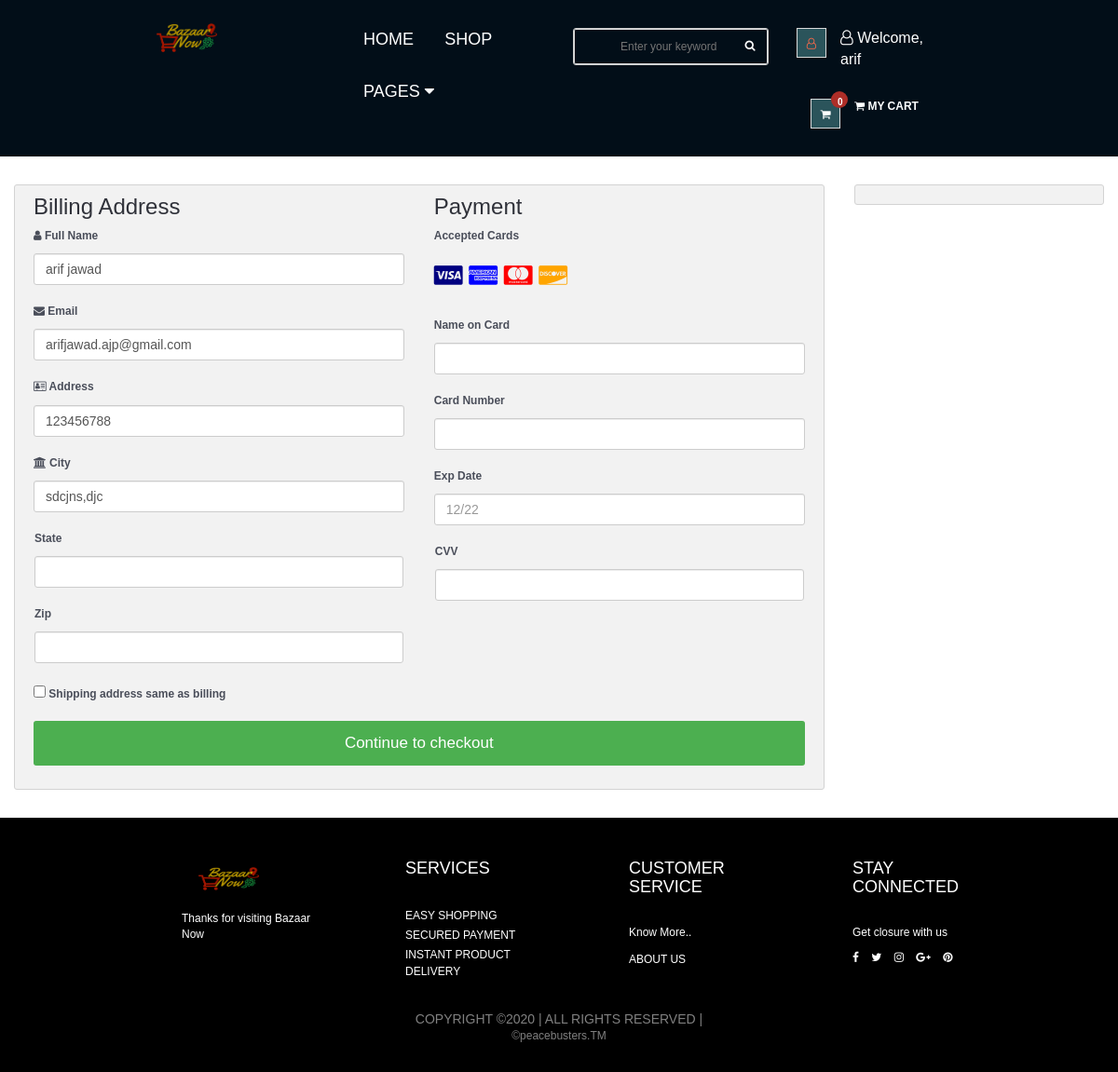
The page /checkout.php (signed in) on the database its author committed.
### tables this page shows
CREATE TABLE `user_info` (
  `user_id` int(10) NOT NULL,
  `first_name` varchar(100) NOT NULL,
  `last_name` varchar(100) NOT NULL,
  `email` varchar(300) NOT NULL,
  `password` varchar(300) NOT NULL,
  `mobile` varchar(10) NOT NULL,
  `address1` varchar(300) NOT NULL,
  `address2` varchar(11) NOT NULL,
  `user_img` varchar(100) NOT NULL
);

### checkout.php (the view, shortened to what this page needs)
<?php
include "db.php";
include "header.php";
?>
<section class="section">
	<div class="container-fluid">
		<div class="row-checkout">
		<?php
		if(isset($_SESSION["uid"])){
			$sql = "SELECT * FROM user_info WHERE user_id='$_SESSION[uid]'";
			$query = mysqli_query($con,$sql);
			$row=mysqli_fetch_array($query);
		echo'
			<div class="col-75">
				<div class="container-checkout">
				<form id="checkout_form" action="checkout_process.php" method="POST" class="was-validated">
					<div class="row-checkout">
					<div class="col-50">
						<h3>Billing Address</h3>
						<label for="fname"><i class="fa fa-user" ></i> Full Name</label>
						<input type="text" id="fname" class="form-control" name="firstname" pattern="^[a-zA-Z ]+$"  value="'.$row["first_name"].' '.$row["last_name"].'">
						<label for="email"><i class="fa fa-envelope"></i> Email</label>
						<input type="text" id="email" name="email" class="form-control" pattern="^[_a-z0-9-]+(\.[_a-z0-9-]+)*@[a-z0-9]+(\.[a-z]{2,4})$" value="'.$row["email"].'" required>
						<label for="adr"><i class="fa fa-address-card-o"></i> Address</label>
						<input type="text" id="adr" name="address" class="form-control" value="'.$row["address1"].'" required>
						<label for="city"><i class="fa fa-institution"></i> City</label>
						<input type="text" id="city" name="city" class="form-control" value="'.$row["address2"].'" pattern="^[a-zA-Z ]+$" required>
						<div class="row">
						<div class="col-50">
							<label for="state">State</label>
							<input type="text" id="state" name="state" class="form-control" pattern="^[a-zA-Z ]+$" required>
						</div>
						<div class="col-50">
							<label for="zip">Zip</label>
							<input type="text" id="zip" name="zip" class="form-control" pattern="^[0-9]{6}(?:-[0-9]{4})?$" required>
						</div>
						</div>
					</div>
					<div class="col-50">
						<h3>Payment</h3>
						<label for="fname">Accepted Cards</label>
						<div class="icon-container">
						<i class="fa fa-cc-visa" style="color:navy;"></i>
						<i class="fa fa-cc-amex" style="color:blue;"></i>
						<i class="fa fa-cc-mastercard" style="color:red;"></i>
						<i class="fa fa-cc-discover" style="color:orange;"></i>
						</div>
						<label for="cname">Name on Card</label>
						<input type="text" id="cname" name="cardname" class="form-control" pattern="^[a-zA-Z ]+$" required>
						<div class="form-group" id="card-number-field">
                        <label for="cardNumber">Card Number</label>
                        <input type="text" class="form-control" id="cardNumber" name="cardNumber" required>
                    </div>
						<label for="expdate">Exp Date</label>
						<input type="text" id="expdate" name="expdate" class="form-control" pattern="^((0[1-9])|(1[0-2]))\/(\d{2})$" placeholder="12/22"required>
						<div class="row">
						<div class="col-50">
							<div class="form-group CVV">
								<label for="cvv">CVV</label>
								<input type="text" class="form-control" name="cvv" id="cvv" required>
						</div>
						</div>
					</div>
					</div>
					</div>
					<label><input type="CHECKBOX" name="q" class="roomselect" value="conform" required> Shipping address same as billing
					</label>';
					$total=0;
					$total_count=$_POST['total_count'];
				echo'
				<input type="hidden" name="total_count" value="'.$total_count.'">
					<input type="hidden" name="total_price" value="'.$total.'">
					<input type="submit" id="submit" value="Continue to checkout" class="checkout-btn">
				</form>
				</div>
			</div>
			';
		}else{
			echo"<script>window.location.href = 'cart.php'</script>";
		}
		?>
			<div class="col-25">
				<div class="container-checkout">
				</div>
			</div>
		</div>
	</div>
</section>
<?php
include "footer.php";
?>

### header.php (shortened to what this page needs)
<!DOCTYPE html>
<html lang="en">
<head>
	<link type="text/css" rel="stylesheet" href="css/bootstrap.min.css" >
	<link type="text/css" rel="stylesheet" href="css/slick.css" >
	<link type="text/css" rel="stylesheet" href="css/slick-theme.css" >
	<link type="text/css" rel="stylesheet" href="css/nouislider.min.css" >
	<link rel="stylesheet" href="css/font-awesome.min.css">
	<link type="text/css" rel="stylesheet" href="css/style.css" >
	<link type="text/css" rel="stylesheet" href="css/accountbtn.css">
</head>
<body>
<header>
	<div id="header">
		<div class="container">
			<div class="row">
				<div class="pull-left col-md-3 ">
					<div class="header-logo col-xs-5">
						<a class="logo" href="index.php">
							<img style="width:100px;" src="./img/logo/logo.png" alt="BAZAAR NOW">
						</a>
					</div>
	</div>
		<div id="responsive-nav">
       <div class="pull-left col-md-3 ">
        <div class="menu-nav">
				  	<ul class="menu-list">
						<li><a href="index.php">Home</a></li>
						<li><a href="testProductDisplay.php">Shop</a></li>
						<li class="dropdown default-dropdown"><a class="dropdown-toggle" data-toggle="dropdown" aria-expanded="true">Pages <i class="fa fa-caret-down"></i></a>
						</li>
					</ul>
				</div>
			</div>
		</div>
<div class="col-md-3 search-2">
	<div class=" header-search">
			<form action="search.php" method="POST">
				<input class="input search-input" type="text" name="search" placeholder="Enter your keyword">
				<button class="search-btn " type="submit" name="search_submit"><i class="fa fa-search"></i></button>
			</form>
		</div>
		</div>
			    	<div class="pull-right col-md-3 ">
				     	<ul class="header-btns">
					    	<?php
								    include "db.php";
							    	if(isset($_SESSION["uid"])){
										$sql = "SELECT first_name FROM user_info WHERE user_id='$_SESSION[uid]'";
										$query = mysqli_query($con,$sql);
										$row=mysqli_fetch_array($query);
								echo '<li class="header-account dropdown default-dropdown">
												<div class="header-btns-icon">
													<a href="#" data-toggle="modal" data-target="#myModal"><i class="fa fa-user-o" aria-hidden="true" ></i></a>
														</div>
														 <div class="dropdownn">
															<a href="#" class="dropdownn whiter" data-toggle="modal" data-target="#myModal" ><i class="fa fa-user-o"></i> Welcome,<br> '.$row["first_name"].'</a>
															<div class="dropdownn-content">
														<a href=""  data-toggle="modal" data-target="#profile" class="whiter"><i class="fa fa-user-circle" aria-hidden="true" ></i>My Profile</a>
													<a href="logout.php" class="whiter" ><i class="fa fa-sign-in" aria-hidden="true"></i>Log out</a>
												</div>
											</div></li>';
								}
					 ?>
						<li class="header-cart dropdown default-dropdown">
							<a class="dropdown-toggle" data-toggle="dropdown" aria-expanded="true">
								<i class="fa fa-shopping-cart whiter"></i>
								<div class="header-btns-icon whiter">
									<i class="fa fa-shopping-cart"></i>
									<div class="badge qty">0</div>
  								</div>
	  							<strong class="text-uppercase whiter ">My Cart</strong>
								<br>
							</a>
						</li>
					</ul>
				</div>
			</div>
		</div>
	</div>
</header>

### css/style.css (style rules this page uses)
body { font-family: 'hindi',sans-serif; color: #4A4E5A; overflow-x: hidden; font-size: 12px; }
h1, h2, h3, h4, h5, h6 { color: #30323A; margin: 5px 0 10px; font-weight: 500; }
a { color: #F8694A; -webkit-transition: 0.3s color; transition: 0.3s color; }
strong { color: #30323A; }
ul, ol { margin: 0; padding: 0; list-style: none }
.container { width: 80%; }
.input { width: 100%; height: 40px; padding: 0px 15px; border: none; background-color: transparent; -webkit-box-shadow: 0px 0px 0px 1px #DADADA inset, 0px 0px 0px 5px transparent; box-shadow: 0px 0px 0px 1px #DADADA inset, 0px 0px 0px 5px transparent; -webkit-transition: 0.3s all; transition: 0.3s all; }
.section { padding-top: 30px; padding-bottom: 30px; }
#header { padding-top: 15px; padding-bottom: 15px; background-color:#020E18; color: white; }
.header-logo { display: inline-block; margin-right: 15px; }
.header-logo .logo>img { width: 75%; max-height: 50px; }
.header-search { display: inline-block; padding: 15px 0px; max-width: 400px; }
.header-search>form { position: relative; }
.header-search>form .search-input { padding-left: 50px; padding-right: 45px; }
.header-search>form .search-btn { position: absolute; top: 0px; right: 0px; width: 40px; height: 40px; background-color: transparent; border: none; }
.header-btns>li { display: inline-block; vertical-align: top; padding: 15px 0px; }
.header-btns>li+li { margin-left: 15px; }
.header-btns>li .header-btns-icon { position: relative; float: left; margin-right: 15px; width: 32px; height: 32px; line-height:32px; text-align: center; color: #FFF; background-color: #2B545B; border: 1px solid #DADADA; }
.header-btns .dropdown-toggle { display: block; cursor: pointer; }
.header-cart .header-btns-icon .qty { position: absolute; right: -9px; top: -9px; width: 18px; height: 18px; line-height: 18px; text-align: center; font-size: 10px; background:#AE2E28; color: #FFF; border-radius: 50%; }
.menu-nav .menu-list>li { display: inline-block; }
.menu-nav .menu-list>li>a { display: block; padding: 15px; color: #FFF; text-transform: uppercase; font-size: 18px; m }

### css/accountbtn.css (style rules this page uses)
.dropdownn { position: relative; display: inline-block; font-size: 16px; }
.whiter { color: white; }

### checkout.php (style rules this page uses)
.row-checkout { display: -ms-flexbox; display: flex; -ms-flex-wrap: wrap; flex-wrap: wrap; margin: 0 -16px; }
.col-25 { -ms-flex: 25%; flex: 25%; }
.col-50 { -ms-flex: 50%; flex: 50%; }
.col-75 { -ms-flex: 75%; flex: 75%; }
.col-25, .col-50, .col-75 { padding: 0 16px; }
.container-checkout { background-color: #f2f2f2; padding: 5px 20px 15px 20px; border: 1px solid lightgrey; border-radius: 3px; }
input[type=text] { width: 100%; margin-bottom: 20px; padding: 12px; border: 1px solid #ccc; border-radius: 3px; }
label { margin-bottom: 10px; display: block; }
.icon-container { margin-bottom: 20px; padding: 7px 0; font-size: 24px; }
.checkout-btn { background-color: #4CAF50; color: white; padding: 12px; margin: 10px 0; border: none; width: 100%; border-radius: 3px; cursor: pointer; font-size: 17px; }

### rows shown on the page
user_info: first_name "arif", firstname "arif jawad", email "arifjawad.ajp@gmail.com", address "123456788", city "sdcjns,djc"
